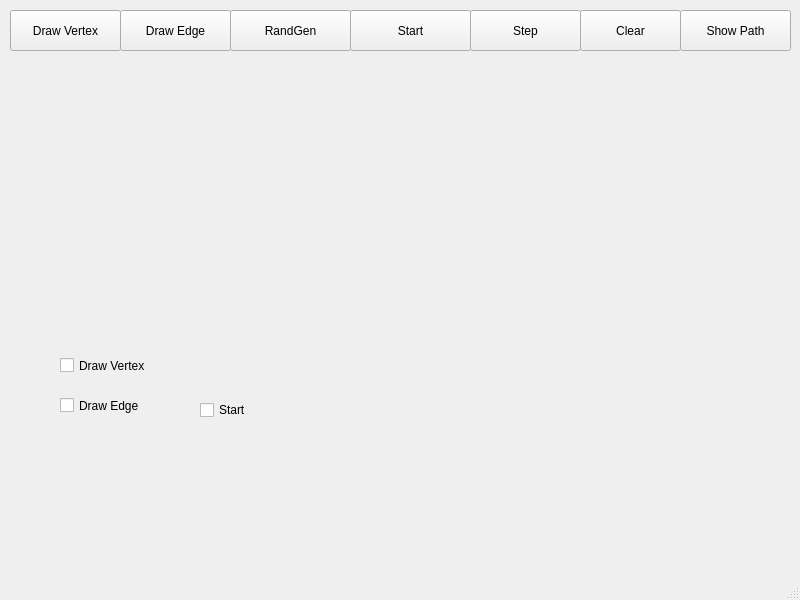
<?xml version="1.0" encoding="UTF-8"?>
<ui version="4.0">
 <class>MainWindow</class>
 <widget class="QMainWindow" name="MainWindow">
  <property name="geometry">
   <rect>
    <x>0</x>
    <y>0</y>
    <width>800</width>
    <height>600</height>
   </rect>
  </property>
  <property name="windowTitle">
   <string>MainWindow</string>
  </property>
  <widget class="QWidget" name="centralwidget">
   <widget class="QPushButton" name="drawVertexButton">
    <property name="geometry">
     <rect>
      <x>10</x>
      <y>10</y>
      <width>111</width>
      <height>41</height>
     </rect>
    </property>
    <property name="text">
     <string>Draw Vertex</string>
    </property>
   </widget>
   <widget class="QPushButton" name="drawEdgeButton">
    <property name="geometry">
     <rect>
      <x>120</x>
      <y>10</y>
      <width>111</width>
      <height>41</height>
     </rect>
    </property>
    <property name="text">
     <string>Draw Edge</string>
    </property>
   </widget>
   <widget class="QCheckBox" name="drawVertexCB">
    <property name="geometry">
     <rect>
      <x>60</x>
      <y>350</y>
      <width>111</width>
      <height>31</height>
     </rect>
    </property>
    <property name="text">
     <string>Draw Vertex</string>
    </property>
   </widget>
   <widget class="QCheckBox" name="drawEdgeCB">
    <property name="geometry">
     <rect>
      <x>60</x>
      <y>390</y>
      <width>101</width>
      <height>31</height>
     </rect>
    </property>
    <property name="text">
     <string>Draw Edge</string>
    </property>
   </widget>
   <widget class="QCheckBox" name="startCB">
    <property name="geometry">
     <rect>
      <x>200</x>
      <y>400</y>
      <width>86</width>
      <height>20</height>
     </rect>
    </property>
    <property name="text">
     <string>Start</string>
    </property>
   </widget>
   <widget class="QPushButton" name="clearButton">
    <property name="geometry">
     <rect>
      <x>580</x>
      <y>10</y>
      <width>101</width>
      <height>41</height>
     </rect>
    </property>
    <property name="text">
     <string>Clear</string>
    </property>
   </widget>
   <widget class="QPushButton" name="randButton">
    <property name="geometry">
     <rect>
      <x>230</x>
      <y>10</y>
      <width>121</width>
      <height>41</height>
     </rect>
    </property>
    <property name="text">
     <string>RandGen</string>
    </property>
   </widget>
   <widget class="QPushButton" name="startButton">
    <property name="geometry">
     <rect>
      <x>350</x>
      <y>10</y>
      <width>121</width>
      <height>41</height>
     </rect>
    </property>
    <property name="text">
     <string>Start</string>
    </property>
   </widget>
   <widget class="QPushButton" name="stepButton">
    <property name="geometry">
     <rect>
      <x>470</x>
      <y>10</y>
      <width>111</width>
      <height>41</height>
     </rect>
    </property>
    <property name="text">
     <string>Step</string>
    </property>
   </widget>
   <widget class="QPushButton" name="showPathButton">
    <property name="geometry">
     <rect>
      <x>680</x>
      <y>10</y>
      <width>111</width>
      <height>41</height>
     </rect>
    </property>
    <property name="text">
     <string>Show Path</string>
    </property>
   </widget>
  </widget>
  <widget class="QMenuBar" name="menubar">
   <property name="geometry">
    <rect>
     <x>0</x>
     <y>0</y>
     <width>800</width>
     <height>22</height>
    </rect>
   </property>
  </widget>
  <widget class="QStatusBar" name="statusbar"/>
 </widget>
 <resources/>
 <connections/>
</ui>
